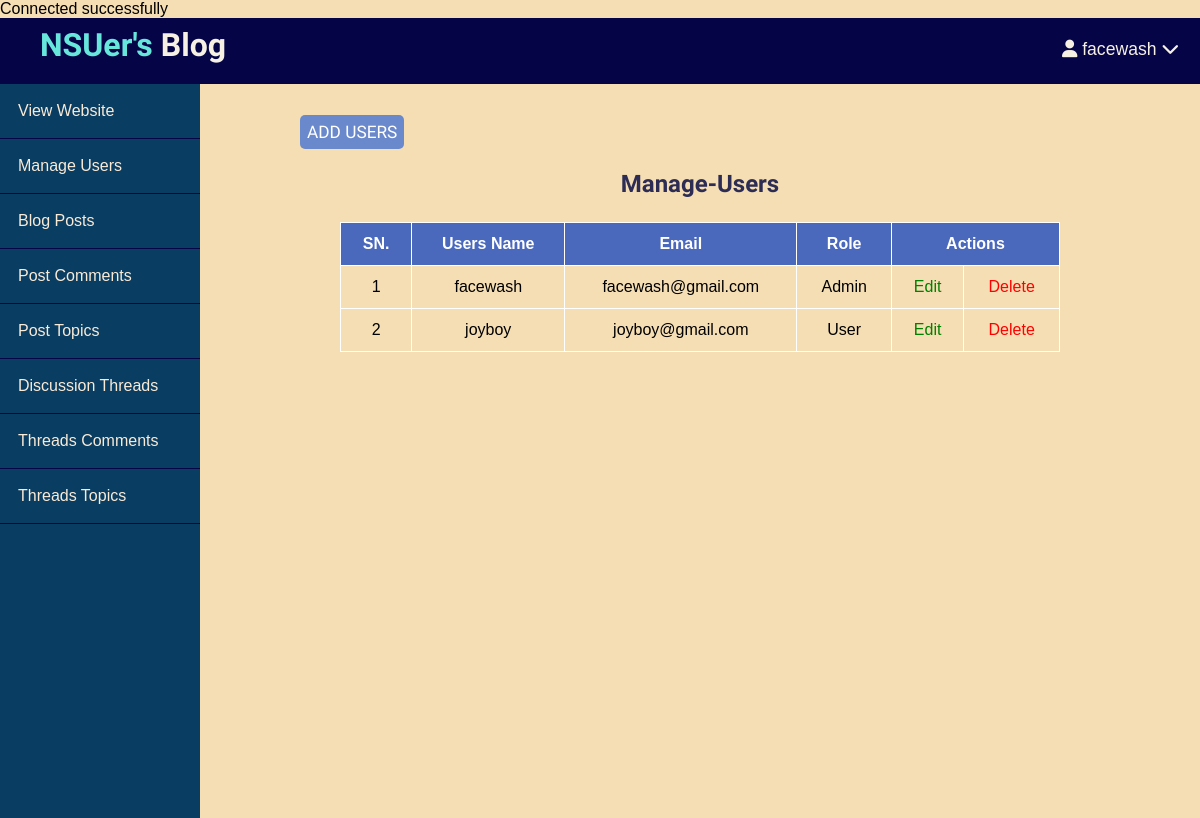
The app's page /Blog/admin/users/index.php (signed in) with its own data.
### tables this page shows
CREATE TABLE IF NOT EXISTS `users` (
  `id` int(11) NOT NULL AUTO_INCREMENT,
  `admin` tinyint(4) NOT NULL,
  `username` varchar(255) NOT NULL,
  `email` varchar(255) NOT NULL,
  `password` varchar(255) NOT NULL,
  `first_name` varchar(50) NOT NULL,
  `last_name` varchar(50) NOT NULL,
  `profile_tagline` varchar(255) NOT NULL,
  `location` varchar(60) NOT NULL,
  `about_me` text NOT NULL,
  `fb_link` varchar(255) NOT NULL,
  `tw_link` varchar(255) NOT NULL,
  `lk_link` varchar(255) NOT NULL,
  `yt_link` varchar(255) NOT NULL,
  `created_at` datetime NOT NULL DEFAULT current_timestamp(),
  PRIMARY KEY (`id`),
  UNIQUE KEY `email` (`email`)
);

### Blog/app/controllers/users.php (called while the page is built, shortened)
<?php
include_once(ROOT_PATH . "/app/database/db.php");
$table = "users";
$admin_users = selectAll($table);

### Blog/app/database/db.php (called while the page is built, shortened)
<?php
require("connect.php");
function selectAll($table, $conditions = [])
{
    global $conn;
    $sql = "SELECT * FROM $table";
    if (empty($conditions)) {
        $statement = $conn->prepare($sql);
        $statement->execute();
        $records = $statement->get_result()->fetch_all(MYSQLI_ASSOC);
        return $records;
    }
}

### Blog/admin/users/index.php (the view, shortened to what this page needs)
<?php
include(ROOT_PATH . '/app/controllers/users.php');
?>
<!DOCTYPE html>
<html lang="en">
<head>
    <link rel="stylesheet" href="../../assets/css/style.css">
    <link rel="stylesheet" href="../../assets/css/admin.css">
</head>
<body>
    <?php include(ROOT_PATH . "/app/includes/adminHeader.php"); ?>
    <div class="admin-wrapper">
        <?php include(ROOT_PATH . "/app/includes/adminSidebar.php"); ?>
        <div class="admin-content">
            <div class="bnt-group">
                <a href="create.php" class="btn btn-big">Add Users</a>
            </div>
            <div class="content">
                <h2 class="page-title">Manage-Users</h2>
                <table>
                    <thead>
                        <th>SN.</th>
                        <th>Users Name</th>
                        <th>Email</th>
                        <th>Role</th>
                        <th colspan="2">Actions</th>
                    </thead>
                    <tbody>
                        <?php foreach ($admin_users as $key => $user) : ?>
                            <tr>
                                <td><?php echo $key + 1 ?></td>
                                <td><?php echo $user['username'] ?></td>
                                <td><?php echo $user['email'] ?></td>
                                <?php if ($user['admin'] === 1) : ?>
                                    <td>Admin</td>
                                <?php else : ?>
                                    <td>User</td>
                                <?php endif; ?>
                                <td><a href="edit.php?id=<?php echo $user['id']; ?>" class="edit">Edit</a></td>
                                <td><a href="index.php?del_id=<?php echo $user['id'] ?>" class="delete">Delete</a></td>
                            </tr>
                        <?php endforeach; ?>
                    </tbody>
                </table>
            </div>
        </div>
    </div>
</body>
</html>

### Blog/assets/css/style.css (style rules this page uses)
* { box-sizing: border-box; }
html, body { height: 100%; padding: 0px; margin: 0px; background: wheat; font-family: Arial, Helvetica, sans-serif; }
h1, h2, h3, h4, h5, h6 { font-family: "Trirong", serif; color: #2c2c54; margin: 5px; }
a { text-decoration: none; color: inherit; }
.btn { padding: 0.2rem 0.5rem; background: #6a89cc; color: #0c2461; border: 1px solid transparent; border-radius: 0.25rem; font-size: 1.08em; font-family: "Trirong", serif; }
.btn-big { padding: 0.5rem 1.1rem; line-height: 1rem; width: 100%; }
.content { width: 90%; margin: 30px auto 30px; margin-bottom: 100px; }
table { border-collapse: collapse; width: 100%; }
table td, table th { padding: 12px 15px; border: 1px solid white; text-align: center; font-size: 16px; }
table th { background-color: #4a69bd; color: white; }
.edit { color: green; }
.delete { color: red; }
.btn { background: #6a89cc; text-align: center; padding: 6px; border-radius: 5px; color: #fff; cursor: pointer; text-transform: uppercase; }

### Blog/assets/css/admin.css (style rules this page uses)
.admin-wrapper { display: flex; height: calc(100% - 66px); }
.admin-wrapper .admin-content { flex: 8; height: 100%; padding: 40px 100px 100px; overflow-y: scroll; }
.admin-content .page-title { text-align: center; margin-bottom: 1.5rem; }
table { width: 100%; border-collapse: collapse; font-size: 1.1rem; }
th, td { padding: 15px; text-align: left; border-bottom: 1px solid white; }
.edit { color: green; }
.delete { color: red; }

### records on screen
users: username "facewash", email "facewash@gmail.com", admin "Admin"
users: username "joyboy", email "joyboy@gmail.com", admin "User"

### other values on screen
$_SESSION['username'] "facewash"
